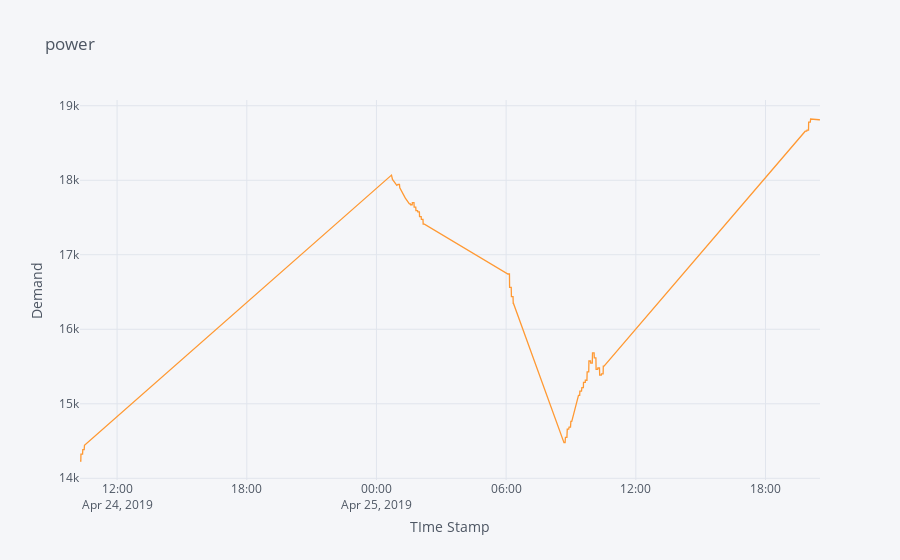

This figure's notebook cell:
### Code cell
#plotting the data 
data.iplot(title="power", xTitle='TIme Stamp',yTitle='Demand')

### Figure 1 — Plotly figure (JSON) as saved in the notebook; plotly's stock layout.template omitted (floating-point values rounded to 4 significant figures; data arrays with more than 128 entries replaced by an {"elided": "..."} marker saying what was removed)
{"data": [{"line": {"color": "rgba(255, 153, 51, 1.0)", "dash": "solid", "shape": "linear", "width": 1.3}, "mode": "lines", "name": "Demand(MW)", "text": "", "type": "scatter", "x": {"elided": "376 str values"}, "y": {"elided": "376 int values"}}], "layout": {"legend": {"bgcolor": "#F5F6F9", "font": {"color": "#4D5663"}}, "paper_bgcolor": "#F5F6F9", "plot_bgcolor": "#F5F6F9", "title": {"font": {"color": "#4D5663"}, "text": "power"}, "xaxis": {"gridcolor": "#E1E5ED", "showgrid": true, "tickfont": {"color": "#4D5663"}, "title": {"font": {"color": "#4D5663"}, "text": "TIme Stamp"}, "zerolinecolor": "#E1E5ED"}, "yaxis": {"gridcolor": "#E1E5ED", "showgrid": true, "tickfont": {"color": "#4D5663"}, "title": {"font": {"color": "#4D5663"}, "text": "Demand"}, "zerolinecolor": "#E1E5ED"}}}
